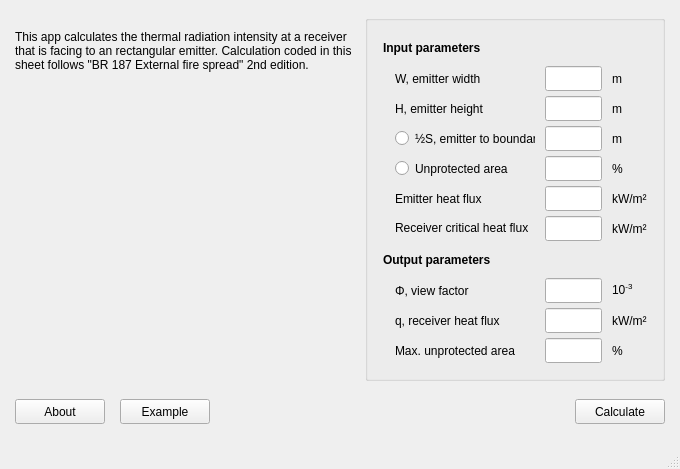
<?xml version="1.0" encoding="UTF-8"?>
<ui version="4.0">
 <class>MainWindow</class>
 <widget class="QMainWindow" name="MainWindow">
  <property name="geometry">
   <rect>
    <x>0</x>
    <y>0</y>
    <width>680</width>
    <height>469</height>
   </rect>
  </property>
  <property name="sizePolicy">
   <sizepolicy hsizetype="Fixed" vsizetype="Fixed">
    <horstretch>0</horstretch>
    <verstretch>0</verstretch>
   </sizepolicy>
  </property>
  <property name="windowTitle">
   <string>MainWindow</string>
  </property>
  <widget class="QWidget" name="centralwidget">
   <layout class="QGridLayout" name="gridLayout_2">
    <property name="leftMargin">
     <number>15</number>
    </property>
    <property name="topMargin">
     <number>15</number>
    </property>
    <property name="rightMargin">
     <number>15</number>
    </property>
    <property name="bottomMargin">
     <number>15</number>
    </property>
    <property name="spacing">
     <number>10</number>
    </property>
    <item row="0" column="0">
     <widget class="QWidget" name="widget_page_1" native="true">
      <property name="minimumSize">
       <size>
        <width>340</width>
        <height>323</height>
       </size>
      </property>
      <property name="maximumSize">
       <size>
        <width>340</width>
        <height>16777215</height>
       </size>
      </property>
      <layout class="QVBoxLayout" name="verticalLayout_2">
       <property name="spacing">
        <number>10</number>
       </property>
       <property name="leftMargin">
        <number>0</number>
       </property>
       <property name="topMargin">
        <number>0</number>
       </property>
       <property name="rightMargin">
        <number>0</number>
       </property>
       <property name="bottomMargin">
        <number>0</number>
       </property>
       <item>
        <widget class="QLabel" name="label_description">
         <property name="sizePolicy">
          <sizepolicy hsizetype="Minimum" vsizetype="Preferred">
           <horstretch>0</horstretch>
           <verstretch>0</verstretch>
          </sizepolicy>
         </property>
         <property name="text">
          <string>This app calculates the thermal radiation intensity at a receiver that is facing to an rectangular emitter. Calculation coded in this sheet follows &quot;BR 187 External fire spread&quot; 2nd edition.</string>
         </property>
         <property name="wordWrap">
          <bool>true</bool>
         </property>
        </widget>
       </item>
       <item>
        <widget class="QLabel" name="label_image_figure">
         <property name="sizePolicy">
          <sizepolicy hsizetype="Minimum" vsizetype="Fixed">
           <horstretch>0</horstretch>
           <verstretch>0</verstretch>
          </sizepolicy>
         </property>
         <property name="minimumSize">
          <size>
           <width>341</width>
           <height>284</height>
          </size>
         </property>
         <property name="maximumSize">
          <size>
           <width>16777215</width>
           <height>271</height>
          </size>
         </property>
         <property name="text">
          <string/>
         </property>
         <property name="pixmap">
          <pixmap>../../images/0401-1.png</pixmap>
         </property>
         <property name="alignment">
          <set>Qt::AlignCenter</set>
         </property>
        </widget>
       </item>
      </layout>
     </widget>
    </item>
    <item row="0" column="1">
     <widget class="QGroupBox" name="groupBox_userio">
      <property name="sizePolicy">
       <sizepolicy hsizetype="Fixed" vsizetype="Minimum">
        <horstretch>0</horstretch>
        <verstretch>0</verstretch>
       </sizepolicy>
      </property>
      <property name="minimumSize">
       <size>
        <width>300</width>
        <height>0</height>
       </size>
      </property>
      <property name="maximumSize">
       <size>
        <width>300</width>
        <height>16777215</height>
       </size>
      </property>
      <layout class="QGridLayout" name="gridLayout">
       <property name="leftMargin">
        <number>15</number>
       </property>
       <property name="topMargin">
        <number>15</number>
       </property>
       <property name="rightMargin">
        <number>15</number>
       </property>
       <property name="bottomMargin">
        <number>15</number>
       </property>
       <property name="horizontalSpacing">
        <number>10</number>
       </property>
       <property name="verticalSpacing">
        <number>5</number>
       </property>
       <item row="1" column="3">
        <widget class="QLabel" name="label_32">
         <property name="sizePolicy">
          <sizepolicy hsizetype="Minimum" vsizetype="Fixed">
           <horstretch>0</horstretch>
           <verstretch>0</verstretch>
          </sizepolicy>
         </property>
         <property name="minimumSize">
          <size>
           <width>0</width>
           <height>25</height>
          </size>
         </property>
         <property name="maximumSize">
          <size>
           <width>16777215</width>
           <height>25</height>
          </size>
         </property>
         <property name="text">
          <string>m</string>
         </property>
        </widget>
       </item>
       <item row="3" column="2">
        <widget class="QLineEdit" name="lineEdit_in_S">
         <property name="sizePolicy">
          <sizepolicy hsizetype="MinimumExpanding" vsizetype="Fixed">
           <horstretch>0</horstretch>
           <verstretch>0</verstretch>
          </sizepolicy>
         </property>
         <property name="minimumSize">
          <size>
           <width>50</width>
           <height>25</height>
          </size>
         </property>
         <property name="maximumSize">
          <size>
           <width>16777215</width>
           <height>25</height>
          </size>
         </property>
        </widget>
       </item>
       <item row="3" column="3">
        <widget class="QLabel" name="label_in_S_unit">
         <property name="sizePolicy">
          <sizepolicy hsizetype="Minimum" vsizetype="Fixed">
           <horstretch>0</horstretch>
           <verstretch>0</verstretch>
          </sizepolicy>
         </property>
         <property name="minimumSize">
          <size>
           <width>0</width>
           <height>25</height>
          </size>
         </property>
         <property name="maximumSize">
          <size>
           <width>16777215</width>
           <height>25</height>
          </size>
         </property>
         <property name="text">
          <string>m</string>
         </property>
        </widget>
       </item>
       <item row="1" column="1">
        <widget class="QLabel" name="label_in_W">
         <property name="sizePolicy">
          <sizepolicy hsizetype="Minimum" vsizetype="Fixed">
           <horstretch>0</horstretch>
           <verstretch>0</verstretch>
          </sizepolicy>
         </property>
         <property name="minimumSize">
          <size>
           <width>140</width>
           <height>25</height>
          </size>
         </property>
         <property name="text">
          <string>W, emitter width</string>
         </property>
        </widget>
       </item>
       <item row="2" column="2">
        <widget class="QLineEdit" name="lineEdit_in_H">
         <property name="sizePolicy">
          <sizepolicy hsizetype="MinimumExpanding" vsizetype="Fixed">
           <horstretch>0</horstretch>
           <verstretch>0</verstretch>
          </sizepolicy>
         </property>
         <property name="minimumSize">
          <size>
           <width>50</width>
           <height>25</height>
          </size>
         </property>
         <property name="maximumSize">
          <size>
           <width>16777215</width>
           <height>25</height>
          </size>
         </property>
        </widget>
       </item>
       <item row="4" column="2">
        <widget class="QLineEdit" name="lineEdit_in_UA">
         <property name="sizePolicy">
          <sizepolicy hsizetype="MinimumExpanding" vsizetype="Fixed">
           <horstretch>0</horstretch>
           <verstretch>0</verstretch>
          </sizepolicy>
         </property>
         <property name="minimumSize">
          <size>
           <width>50</width>
           <height>25</height>
          </size>
         </property>
         <property name="maximumSize">
          <size>
           <width>16777215</width>
           <height>25</height>
          </size>
         </property>
        </widget>
       </item>
       <item row="11" column="1">
        <widget class="QLabel" name="label_out_q">
         <property name="sizePolicy">
          <sizepolicy hsizetype="Minimum" vsizetype="Fixed">
           <horstretch>0</horstretch>
           <verstretch>0</verstretch>
          </sizepolicy>
         </property>
         <property name="minimumSize">
          <size>
           <width>140</width>
           <height>25</height>
          </size>
         </property>
         <property name="text">
          <string>q, receiver heat flux</string>
         </property>
        </widget>
       </item>
       <item row="10" column="2">
        <widget class="QLineEdit" name="lineEdit_out_Phi">
         <property name="sizePolicy">
          <sizepolicy hsizetype="MinimumExpanding" vsizetype="Fixed">
           <horstretch>0</horstretch>
           <verstretch>0</verstretch>
          </sizepolicy>
         </property>
         <property name="minimumSize">
          <size>
           <width>50</width>
           <height>25</height>
          </size>
         </property>
         <property name="maximumSize">
          <size>
           <width>16777215</width>
           <height>25</height>
          </size>
         </property>
        </widget>
       </item>
       <item row="9" column="0" colspan="4">
        <widget class="QLabel" name="label_output_parameters">
         <property name="sizePolicy">
          <sizepolicy hsizetype="Minimum" vsizetype="Fixed">
           <horstretch>0</horstretch>
           <verstretch>0</verstretch>
          </sizepolicy>
         </property>
         <property name="minimumSize">
          <size>
           <width>50</width>
           <height>25</height>
          </size>
         </property>
         <property name="text">
          <string>&lt;b&gt;Output parameters</string>
         </property>
         <property name="alignment">
          <set>Qt::AlignLeading|Qt::AlignLeft|Qt::AlignVCenter</set>
         </property>
        </widget>
       </item>
       <item row="0" column="0" colspan="4">
        <widget class="QLabel" name="label_input_parameters">
         <property name="sizePolicy">
          <sizepolicy hsizetype="Minimum" vsizetype="Fixed">
           <horstretch>0</horstretch>
           <verstretch>0</verstretch>
          </sizepolicy>
         </property>
         <property name="minimumSize">
          <size>
           <width>50</width>
           <height>25</height>
          </size>
         </property>
         <property name="text">
          <string>&lt;b&gt;Input parameters</string>
         </property>
         <property name="indent">
          <number>-1</number>
         </property>
         <property name="textInteractionFlags">
          <set>Qt::LinksAccessibleByMouse</set>
         </property>
        </widget>
       </item>
       <item row="1" column="2">
        <widget class="QLineEdit" name="lineEdit_in_W">
         <property name="sizePolicy">
          <sizepolicy hsizetype="MinimumExpanding" vsizetype="Fixed">
           <horstretch>0</horstretch>
           <verstretch>0</verstretch>
          </sizepolicy>
         </property>
         <property name="minimumSize">
          <size>
           <width>50</width>
           <height>25</height>
          </size>
         </property>
         <property name="maximumSize">
          <size>
           <width>16777215</width>
           <height>25</height>
          </size>
         </property>
         <property name="mouseTracking">
          <bool>true</bool>
         </property>
        </widget>
       </item>
       <item row="10" column="3">
        <widget class="QLabel" name="label">
         <property name="text">
          <string>&lt;html&gt;&lt;head/&gt;&lt;body&gt;&lt;p&gt;10&lt;span style=&quot; vertical-align:super;&quot;&gt;-3&lt;/span&gt;&lt;/p&gt;&lt;/body&gt;&lt;/html&gt;</string>
         </property>
        </widget>
       </item>
       <item row="5" column="3">
        <widget class="QLabel" name="label_34">
         <property name="sizePolicy">
          <sizepolicy hsizetype="Minimum" vsizetype="Fixed">
           <horstretch>0</horstretch>
           <verstretch>0</verstretch>
          </sizepolicy>
         </property>
         <property name="minimumSize">
          <size>
           <width>0</width>
           <height>25</height>
          </size>
         </property>
         <property name="maximumSize">
          <size>
           <width>16777215</width>
           <height>25</height>
          </size>
         </property>
         <property name="text">
          <string>kW/m²</string>
         </property>
        </widget>
       </item>
       <item row="1" column="0">
        <spacer name="_horizontalSpacer">
         <property name="orientation">
          <enum>Qt::Horizontal</enum>
         </property>
         <property name="sizeType">
          <enum>QSizePolicy::Fixed</enum>
         </property>
         <property name="sizeHint" stdset="0">
          <size>
           <width>2</width>
           <height>20</height>
          </size>
         </property>
        </spacer>
       </item>
       <item row="2" column="1">
        <widget class="QLabel" name="label_in_H">
         <property name="sizePolicy">
          <sizepolicy hsizetype="Minimum" vsizetype="Fixed">
           <horstretch>0</horstretch>
           <verstretch>0</verstretch>
          </sizepolicy>
         </property>
         <property name="minimumSize">
          <size>
           <width>140</width>
           <height>25</height>
          </size>
         </property>
         <property name="text">
          <string>H, emitter height</string>
         </property>
        </widget>
       </item>
       <item row="12" column="1">
        <widget class="QLabel" name="label_out_S_or_UA">
         <property name="sizePolicy">
          <sizepolicy hsizetype="Minimum" vsizetype="Fixed">
           <horstretch>0</horstretch>
           <verstretch>0</verstretch>
          </sizepolicy>
         </property>
         <property name="minimumSize">
          <size>
           <width>140</width>
           <height>25</height>
          </size>
         </property>
         <property name="text">
          <string>Max. unprotected area</string>
         </property>
        </widget>
       </item>
       <item row="12" column="2">
        <widget class="QLineEdit" name="lineEdit_out_S_or_UA">
         <property name="sizePolicy">
          <sizepolicy hsizetype="MinimumExpanding" vsizetype="Fixed">
           <horstretch>0</horstretch>
           <verstretch>0</verstretch>
          </sizepolicy>
         </property>
         <property name="minimumSize">
          <size>
           <width>50</width>
           <height>25</height>
          </size>
         </property>
         <property name="maximumSize">
          <size>
           <width>16777215</width>
           <height>25</height>
          </size>
         </property>
        </widget>
       </item>
       <item row="12" column="3">
        <widget class="QLabel" name="label_out_S_or_UA_unit">
         <property name="sizePolicy">
          <sizepolicy hsizetype="Minimum" vsizetype="Fixed">
           <horstretch>0</horstretch>
           <verstretch>0</verstretch>
          </sizepolicy>
         </property>
         <property name="minimumSize">
          <size>
           <width>0</width>
           <height>25</height>
          </size>
         </property>
         <property name="maximumSize">
          <size>
           <width>16777215</width>
           <height>25</height>
          </size>
         </property>
         <property name="text">
          <string>%</string>
         </property>
        </widget>
       </item>
       <item row="5" column="2">
        <widget class="QLineEdit" name="lineEdit_in_Q">
         <property name="sizePolicy">
          <sizepolicy hsizetype="MinimumExpanding" vsizetype="Fixed">
           <horstretch>0</horstretch>
           <verstretch>0</verstretch>
          </sizepolicy>
         </property>
         <property name="minimumSize">
          <size>
           <width>50</width>
           <height>25</height>
          </size>
         </property>
         <property name="maximumSize">
          <size>
           <width>16777215</width>
           <height>25</height>
          </size>
         </property>
        </widget>
       </item>
       <item row="5" column="1">
        <widget class="QLabel" name="label_in_Q">
         <property name="sizePolicy">
          <sizepolicy hsizetype="Minimum" vsizetype="Fixed">
           <horstretch>0</horstretch>
           <verstretch>0</verstretch>
          </sizepolicy>
         </property>
         <property name="minimumSize">
          <size>
           <width>140</width>
           <height>25</height>
          </size>
         </property>
         <property name="text">
          <string>Emitter heat flux</string>
         </property>
        </widget>
       </item>
       <item row="2" column="3">
        <widget class="QLabel" name="label_33">
         <property name="sizePolicy">
          <sizepolicy hsizetype="Minimum" vsizetype="Fixed">
           <horstretch>0</horstretch>
           <verstretch>0</verstretch>
          </sizepolicy>
         </property>
         <property name="minimumSize">
          <size>
           <width>0</width>
           <height>25</height>
          </size>
         </property>
         <property name="maximumSize">
          <size>
           <width>16777215</width>
           <height>25</height>
          </size>
         </property>
         <property name="text">
          <string>m</string>
         </property>
        </widget>
       </item>
       <item row="11" column="3">
        <widget class="QLabel" name="label_out_q_unit">
         <property name="sizePolicy">
          <sizepolicy hsizetype="Minimum" vsizetype="Fixed">
           <horstretch>0</horstretch>
           <verstretch>0</verstretch>
          </sizepolicy>
         </property>
         <property name="minimumSize">
          <size>
           <width>0</width>
           <height>25</height>
          </size>
         </property>
         <property name="maximumSize">
          <size>
           <width>16777215</width>
           <height>25</height>
          </size>
         </property>
         <property name="text">
          <string>kW/m²</string>
         </property>
        </widget>
       </item>
       <item row="4" column="1">
        <widget class="QRadioButton" name="radioButton_in_UA">
         <property name="sizePolicy">
          <sizepolicy hsizetype="Minimum" vsizetype="Fixed">
           <horstretch>0</horstretch>
           <verstretch>0</verstretch>
          </sizepolicy>
         </property>
         <property name="minimumSize">
          <size>
           <width>140</width>
           <height>25</height>
          </size>
         </property>
         <property name="text">
          <string>Unprotected area</string>
         </property>
        </widget>
       </item>
       <item row="3" column="1">
        <widget class="QRadioButton" name="radioButton_in_S">
         <property name="sizePolicy">
          <sizepolicy hsizetype="Minimum" vsizetype="Fixed">
           <horstretch>0</horstretch>
           <verstretch>0</verstretch>
          </sizepolicy>
         </property>
         <property name="minimumSize">
          <size>
           <width>140</width>
           <height>25</height>
          </size>
         </property>
         <property name="text">
          <string>½S, emitter to boundary</string>
         </property>
        </widget>
       </item>
       <item row="4" column="3">
        <widget class="QLabel" name="label_in_UA_unit">
         <property name="sizePolicy">
          <sizepolicy hsizetype="Minimum" vsizetype="Fixed">
           <horstretch>0</horstretch>
           <verstretch>0</verstretch>
          </sizepolicy>
         </property>
         <property name="minimumSize">
          <size>
           <width>0</width>
           <height>25</height>
          </size>
         </property>
         <property name="maximumSize">
          <size>
           <width>16777215</width>
           <height>25</height>
          </size>
         </property>
         <property name="text">
          <string>%</string>
         </property>
        </widget>
       </item>
       <item row="11" column="2">
        <widget class="QLineEdit" name="lineEdit_out_q">
         <property name="sizePolicy">
          <sizepolicy hsizetype="MinimumExpanding" vsizetype="Fixed">
           <horstretch>0</horstretch>
           <verstretch>0</verstretch>
          </sizepolicy>
         </property>
         <property name="minimumSize">
          <size>
           <width>50</width>
           <height>25</height>
          </size>
         </property>
         <property name="maximumSize">
          <size>
           <width>16777215</width>
           <height>25</height>
          </size>
         </property>
        </widget>
       </item>
       <item row="10" column="1">
        <widget class="QLabel" name="label_out_Phi">
         <property name="sizePolicy">
          <sizepolicy hsizetype="Minimum" vsizetype="Fixed">
           <horstretch>0</horstretch>
           <verstretch>0</verstretch>
          </sizepolicy>
         </property>
         <property name="minimumSize">
          <size>
           <width>140</width>
           <height>25</height>
          </size>
         </property>
         <property name="text">
          <string>Φ, view factor</string>
         </property>
         <property name="margin">
          <number>0</number>
         </property>
         <property name="indent">
          <number>-1</number>
         </property>
        </widget>
       </item>
       <item row="7" column="1">
        <spacer name="verticalSpacer_2">
         <property name="orientation">
          <enum>Qt::Vertical</enum>
         </property>
         <property name="sizeType">
          <enum>QSizePolicy::Fixed</enum>
         </property>
         <property name="sizeHint" stdset="0">
          <size>
           <width>20</width>
           <height>2</height>
          </size>
         </property>
        </spacer>
       </item>
       <item row="6" column="2">
        <widget class="QLineEdit" name="lineEdit_in_Q_crit">
         <property name="sizePolicy">
          <sizepolicy hsizetype="Minimum" vsizetype="Fixed">
           <horstretch>0</horstretch>
           <verstretch>0</verstretch>
          </sizepolicy>
         </property>
         <property name="minimumSize">
          <size>
           <width>50</width>
           <height>25</height>
          </size>
         </property>
        </widget>
       </item>
       <item row="6" column="1">
        <widget class="QLabel" name="label_in_Q_crit">
         <property name="text">
          <string>&lt;html&gt;&lt;head/&gt;&lt;body&gt;&lt;p&gt;Receiver critical heat flux&lt;/p&gt;&lt;/body&gt;&lt;/html&gt;</string>
         </property>
        </widget>
       </item>
       <item row="6" column="3">
        <widget class="QLabel" name="label_in_Q_crit_unit">
         <property name="text">
          <string>kW/m²</string>
         </property>
        </widget>
       </item>
      </layout>
     </widget>
    </item>
    <item row="1" column="0" colspan="2">
     <widget class="QWidget" name="widget_2" native="true">
      <property name="sizePolicy">
       <sizepolicy hsizetype="Minimum" vsizetype="Minimum">
        <horstretch>0</horstretch>
        <verstretch>0</verstretch>
       </sizepolicy>
      </property>
      <layout class="QHBoxLayout" name="horizontalLayout_3">
       <property name="spacing">
        <number>0</number>
       </property>
       <property name="leftMargin">
        <number>0</number>
       </property>
       <property name="topMargin">
        <number>0</number>
       </property>
       <property name="rightMargin">
        <number>0</number>
       </property>
       <property name="bottomMargin">
        <number>0</number>
       </property>
       <item>
        <widget class="QPushButton" name="pushButton_about">
         <property name="minimumSize">
          <size>
           <width>90</width>
           <height>25</height>
          </size>
         </property>
         <property name="maximumSize">
          <size>
           <width>16777215</width>
           <height>25</height>
          </size>
         </property>
         <property name="text">
          <string>About</string>
         </property>
        </widget>
       </item>
       <item>
        <spacer name="horizontalSpacer_5">
         <property name="orientation">
          <enum>Qt::Horizontal</enum>
         </property>
         <property name="sizeType">
          <enum>QSizePolicy::Fixed</enum>
         </property>
         <property name="sizeHint" stdset="0">
          <size>
           <width>15</width>
           <height>20</height>
          </size>
         </property>
        </spacer>
       </item>
       <item>
        <widget class="QPushButton" name="pushButton_example">
         <property name="minimumSize">
          <size>
           <width>90</width>
           <height>25</height>
          </size>
         </property>
         <property name="maximumSize">
          <size>
           <width>16777215</width>
           <height>25</height>
          </size>
         </property>
         <property name="text">
          <string>Example</string>
         </property>
        </widget>
       </item>
       <item>
        <spacer name="horizontalSpacer_3">
         <property name="orientation">
          <enum>Qt::Horizontal</enum>
         </property>
         <property name="sizeHint" stdset="0">
          <size>
           <width>40</width>
           <height>20</height>
          </size>
         </property>
        </spacer>
       </item>
       <item>
        <widget class="QPushButton" name="pushButton_ok">
         <property name="minimumSize">
          <size>
           <width>90</width>
           <height>25</height>
          </size>
         </property>
         <property name="maximumSize">
          <size>
           <width>16777215</width>
           <height>25</height>
          </size>
         </property>
         <property name="text">
          <string>Calculate</string>
         </property>
        </widget>
       </item>
      </layout>
     </widget>
    </item>
   </layout>
  </widget>
  <widget class="QMenuBar" name="menubar">
   <property name="geometry">
    <rect>
     <x>0</x>
     <y>0</y>
     <width>680</width>
     <height>22</height>
    </rect>
   </property>
  </widget>
  <widget class="QStatusBar" name="statusbar"/>
 </widget>
 <tabstops>
  <tabstop>lineEdit_in_W</tabstop>
  <tabstop>lineEdit_in_H</tabstop>
  <tabstop>radioButton_in_S</tabstop>
  <tabstop>lineEdit_in_S</tabstop>
  <tabstop>radioButton_in_UA</tabstop>
  <tabstop>lineEdit_in_UA</tabstop>
  <tabstop>lineEdit_in_Q</tabstop>
  <tabstop>lineEdit_in_Q_crit</tabstop>
  <tabstop>lineEdit_out_Phi</tabstop>
  <tabstop>lineEdit_out_q</tabstop>
  <tabstop>lineEdit_out_S_or_UA</tabstop>
  <tabstop>pushButton_ok</tabstop>
  <tabstop>pushButton_about</tabstop>
  <tabstop>pushButton_example</tabstop>
 </tabstops>
 <resources/>
 <connections/>
</ui>
